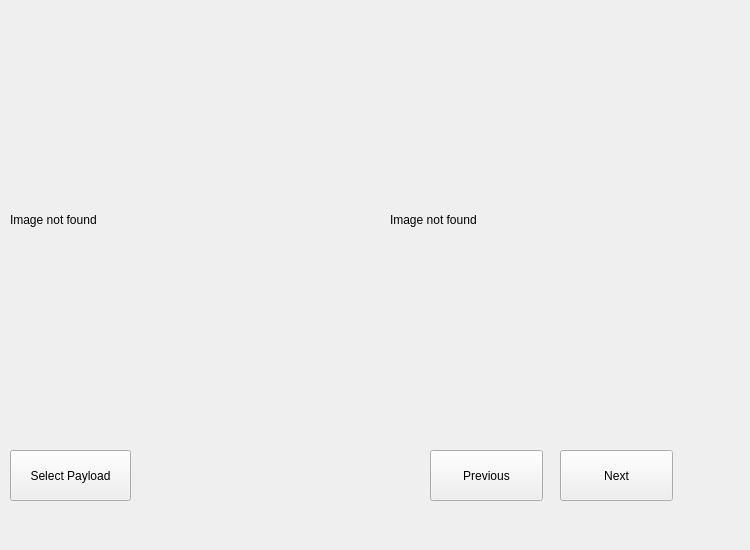
<?xml version="1.0" encoding="UTF-8"?>
<ui version="4.0">
 <class>Form</class>
 <widget class="QWidget" name="Form">
  <property name="geometry">
   <rect>
    <x>0</x>
    <y>0</y>
    <width>750</width>
    <height>550</height>
   </rect>
  </property>
  <property name="windowTitle">
   <string>Form</string>
  </property>
  <widget class="QPushButton" name="selectPayload">
   <property name="geometry">
    <rect>
     <x>10</x>
     <y>450</y>
     <width>121</width>
     <height>51</height>
    </rect>
   </property>
   <property name="text">
    <string>Select Payload</string>
   </property>
  </widget>
  <widget class="QWidget" name="verticalLayoutWidget">
   <property name="geometry">
    <rect>
     <x>390</x>
     <y>10</y>
     <width>351</width>
     <height>421</height>
    </rect>
   </property>
   <layout class="QVBoxLayout" name="verticalLayout">
    <item>
     <widget class="QLabel" name="carrierLabel">
      <property name="text">
       <string>&lt;html&gt;&lt;head/&gt;&lt;body&gt;&lt;p&gt;Image not found&lt;/p&gt;&lt;/body&gt;&lt;/html&gt;</string>
      </property>
     </widget>
    </item>
   </layout>
  </widget>
  <widget class="QWidget" name="verticalLayoutWidget_2">
   <property name="geometry">
    <rect>
     <x>10</x>
     <y>10</y>
     <width>351</width>
     <height>421</height>
    </rect>
   </property>
   <layout class="QVBoxLayout" name="verticalLayout_2">
    <item>
     <widget class="QLabel" name="payloadLabel">
      <property name="text">
       <string>&lt;html&gt;&lt;head/&gt;&lt;body&gt;&lt;p&gt;Image not found&lt;/p&gt;&lt;/body&gt;&lt;/html&gt;</string>
      </property>
     </widget>
    </item>
   </layout>
  </widget>
  <widget class="QPushButton" name="previousButton">
   <property name="geometry">
    <rect>
     <x>430</x>
     <y>450</y>
     <width>113</width>
     <height>51</height>
    </rect>
   </property>
   <property name="text">
    <string>Previous</string>
   </property>
  </widget>
  <widget class="QPushButton" name="pushButton_2">
   <property name="geometry">
    <rect>
     <x>560</x>
     <y>450</y>
     <width>113</width>
     <height>51</height>
    </rect>
   </property>
   <property name="text">
    <string>Next</string>
   </property>
  </widget>
 </widget>
 <resources/>
 <connections/>
</ui>
